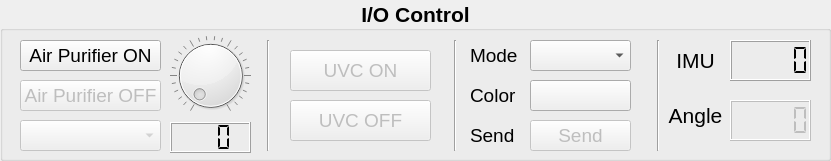
   <widget class="QGroupBox" name="ioctrl_groupBox">
    <property name="geometry">
     <rect>
      <x>10</x>
      <y>400</y>
      <width>831</width>
      <height>161</height>
     </rect>
    </property>
    <property name="font">
     <font>
      <pointsize>16</pointsize>
      <weight>75</weight>
      <bold>true</bold>
     </font>
    </property>
    <property name="title">
     <string>I/O Control</string>
    </property>
    <property name="alignment">
     <set>Qt::AlignCenter</set>
    </property>
    <widget class="QPushButton" name="purion_PB">
     <property name="geometry">
      <rect>
       <x>20</x>
       <y>40</y>
       <width>141</width>
       <height>31</height>
      </rect>
     </property>
     <property name="font">
      <font>
       <pointsize>14</pointsize>
       <weight>50</weight>
       <bold>false</bold>
      </font>
     </property>
     <property name="text">
      <string>Air Purifier ON</string>
     </property>
    </widget>
    <widget class="QPushButton" name="purioff_PB">
     <property name="enabled">
      <bool>false</bool>
     </property>
     <property name="geometry">
      <rect>
       <x>20</x>
       <y>80</y>
       <width>141</width>
       <height>31</height>
      </rect>
     </property>
     <property name="font">
      <font>
       <pointsize>14</pointsize>
       <weight>50</weight>
       <bold>false</bold>
      </font>
     </property>
     <property name="text">
      <string>Air Purifier OFF</string>
     </property>
    </widget>
    <widget class="QPushButton" name="uvcon_PB">
     <property name="enabled">
      <bool>false</bool>
     </property>
     <property name="geometry">
      <rect>
       <x>290</x>
       <y>50</y>
       <width>141</width>
       <height>41</height>
      </rect>
     </property>
     <property name="font">
      <font>
       <pointsize>14</pointsize>
       <weight>50</weight>
       <bold>false</bold>
      </font>
     </property>
     <property name="text">
      <string>UVC ON</string>
     </property>
    </widget>
    <widget class="QPushButton" name="uvcoff_PB">
     <property name="enabled">
      <bool>false</bool>
     </property>
     <property name="geometry">
      <rect>
       <x>290</x>
       <y>100</y>
       <width>141</width>
       <height>41</height>
      </rect>
     </property>
     <property name="font">
      <font>
       <pointsize>14</pointsize>
       <weight>50</weight>
       <bold>false</bold>
      </font>
     </property>
     <property name="text">
      <string>UVC OFF</string>
     </property>
    </widget>
    <widget class="QDial" name="airPurifier_dial">
     <property name="geometry">
      <rect>
       <x>170</x>
       <y>30</y>
       <width>81</width>
       <height>91</height>
      </rect>
     </property>
     <property name="singleStep">
      <number>4</number>
     </property>
     <property name="notchesVisible">
      <bool>true</bool>
     </property>
    </widget>
    <widget class="QLCDNumber" name="apval_lcdNumber">
     <property name="enabled">
      <bool>true</bool>
     </property>
     <property name="geometry">
      <rect>
       <x>170</x>
       <y>122</y>
       <width>81</width>
       <height>31</height>
      </rect>
     </property>
     <property name="font">
      <font>
       <weight>75</weight>
       <bold>true</bold>
      </font>
     </property>
     <property name="smallDecimalPoint">
      <bool>false</bool>
     </property>
     <property name="digitCount">
      <number>3</number>
     </property>
     <property name="segmentStyle">
      <enum>QLCDNumber::Flat</enum>
     </property>
    </widget>
    <widget class="QLabel" name="modeled_label">
     <property name="geometry">
      <rect>
       <x>470</x>
       <y>40</y>
       <width>51</width>
       <height>31</height>
      </rect>
     </property>
     <property name="font">
      <font>
       <pointsize>14</pointsize>
       <weight>50</weight>
       <bold>false</bold>
      </font>
     </property>
     <property name="text">
      <string>Mode</string>
     </property>
    </widget>
    <widget class="QLabel" name="colorled_label">
     <property name="geometry">
      <rect>
       <x>470</x>
       <y>80</y>
       <width>51</width>
       <height>31</height>
      </rect>
     </property>
     <property name="font">
      <font>
       <pointsize>14</pointsize>
       <weight>50</weight>
       <bold>false</bold>
      </font>
     </property>
     <property name="text">
      <string>Color</string>
     </property>
    </widget>
    <widget class="QComboBox" name="rearMode_CB">
     <property name="enabled">
      <bool>true</bool>
     </property>
     <property name="geometry">
      <rect>
       <x>530</x>
       <y>40</y>
       <width>101</width>
       <height>31</height>
      </rect>
     </property>
     <property name="font">
      <font>
       <pointsize>14</pointsize>
       <weight>50</weight>
       <bold>false</bold>
      </font>
     </property>
    </widget>
    <widget class="QPushButton" name="rearcolor_PB">
     <property name="enabled">
      <bool>true</bool>
     </property>
     <property name="geometry">
      <rect>
       <x>530</x>
       <y>80</y>
       <width>101</width>
       <height>31</height>
      </rect>
     </property>
     <property name="font">
      <font>
       <pointsize>14</pointsize>
       <weight>50</weight>
       <bold>false</bold>
      </font>
     </property>
    </widget>
    <widget class="QLabel" name="sendled_label">
     <property name="geometry">
      <rect>
       <x>470</x>
       <y>120</y>
       <width>51</width>
       <height>31</height>
      </rect>
     </property>
     <property name="font">
      <font>
       <pointsize>14</pointsize>
       <weight>50</weight>
       <bold>false</bold>
      </font>
     </property>
     <property name="text">
      <string>Send</string>
     </property>
     <property name="alignment">
      <set>Qt::AlignLeading|Qt::AlignLeft|Qt::AlignVCenter</set>
     </property>
    </widget>
    <widget class="QPushButton" name="ledcmdsend_PB">
     <property name="enabled">
      <bool>false</bool>
     </property>
     <property name="geometry">
      <rect>
       <x>530</x>
       <y>120</y>
       <width>101</width>
       <height>31</height>
      </rect>
     </property>
     <property name="font">
      <font>
       <pointsize>14</pointsize>
       <weight>50</weight>
       <bold>false</bold>
      </font>
     </property>
     <property name="text">
      <string>Send</string>
     </property>
    </widget>
    <widget class="Line" name="line">
     <property name="geometry">
      <rect>
       <x>260</x>
       <y>40</y>
       <width>16</width>
       <height>111</height>
      </rect>
     </property>
     <property name="orientation">
      <enum>Qt::Vertical</enum>
     </property>
    </widget>
    <widget class="Line" name="line_3">
     <property name="geometry">
      <rect>
       <x>650</x>
       <y>40</y>
       <width>16</width>
       <height>111</height>
      </rect>
     </property>
     <property name="orientation">
      <enum>Qt::Vertical</enum>
     </property>
    </widget>
    <widget class="QLabel" name="imu_label">
     <property name="geometry">
      <rect>
       <x>660</x>
       <y>50</y>
       <width>71</width>
       <height>21</height>
      </rect>
     </property>
     <property name="font">
      <font>
       <weight>50</weight>
       <bold>false</bold>
      </font>
     </property>
     <property name="text">
      <string>IMU</string>
     </property>
     <property name="alignment">
      <set>Qt::AlignCenter</set>
     </property>
    </widget>
    <widget class="QLCDNumber" name="imu_lcdNumber">
     <property name="enabled">
      <bool>true</bool>
     </property>
     <property name="geometry">
      <rect>
       <x>730</x>
       <y>40</y>
       <width>81</width>
       <height>41</height>
      </rect>
     </property>
     <property name="font">
      <font>
       <pointsize>14</pointsize>
       <weight>75</weight>
       <italic>false</italic>
       <bold>true</bold>
       <kerning>true</kerning>
      </font>
     </property>
     <property name="frameShape">
      <enum>QFrame::Box</enum>
     </property>
     <property name="frameShadow">
      <enum>QFrame::Raised</enum>
     </property>
     <property name="lineWidth">
      <number>1</number>
     </property>
     <property name="midLineWidth">
      <number>0</number>
     </property>
     <property name="smallDecimalPoint">
      <bool>false</bool>
     </property>
     <property name="segmentStyle">
      <enum>QLCDNumber::Flat</enum>
     </property>
    </widget>
    <widget class="QLabel" name="angle_label">
     <property name="geometry">
      <rect>
       <x>660</x>
       <y>100</y>
       <width>71</width>
       <height>31</height>
      </rect>
     </property>
     <property name="font">
      <font>
       <weight>50</weight>
       <bold>false</bold>
      </font>
     </property>
     <property name="text">
      <string>Angle</string>
     </property>
     <property name="alignment">
      <set>Qt::AlignCenter</set>
     </property>
    </widget>
    <widget class="QLCDNumber" name="angle_lcdNumber">
     <property name="enabled">
      <bool>false</bool>
     </property>
     <property name="geometry">
      <rect>
       <x>730</x>
       <y>100</y>
       <width>81</width>
       <height>41</height>
      </rect>
     </property>
     <property name="font">
      <font>
       <pointsize>14</pointsize>
       <weight>75</weight>
       <italic>false</italic>
       <bold>true</bold>
       <kerning>true</kerning>
      </font>
     </property>
     <property name="frameShape">
      <enum>QFrame::Box</enum>
     </property>
     <property name="frameShadow">
      <enum>QFrame::Raised</enum>
     </property>
     <property name="lineWidth">
      <number>1</number>
     </property>
     <property name="midLineWidth">
      <number>0</number>
     </property>
     <property name="smallDecimalPoint">
      <bool>false</bool>
     </property>
     <property name="segmentStyle">
      <enum>QLCDNumber::Flat</enum>
     </property>
    </widget>
    <widget class="QComboBox" name="airpurifval_CB">
     <property name="enabled">
      <bool>false</bool>
     </property>
     <property name="geometry">
      <rect>
       <x>20</x>
       <y>120</y>
       <width>141</width>
       <height>31</height>
      </rect>
     </property>
     <property name="font">
      <font>
       <pointsize>14</pointsize>
       <weight>50</weight>
       <bold>false</bold>
      </font>
     </property>
    </widget>
    <widget class="Line" name="line_5">
     <property name="geometry">
      <rect>
       <x>440</x>
       <y>40</y>
       <width>31</width>
       <height>111</height>
      </rect>
     </property>
     <property name="orientation">
      <enum>Qt::Vertical</enum>
     </property>
    </widget>
   </widget>
